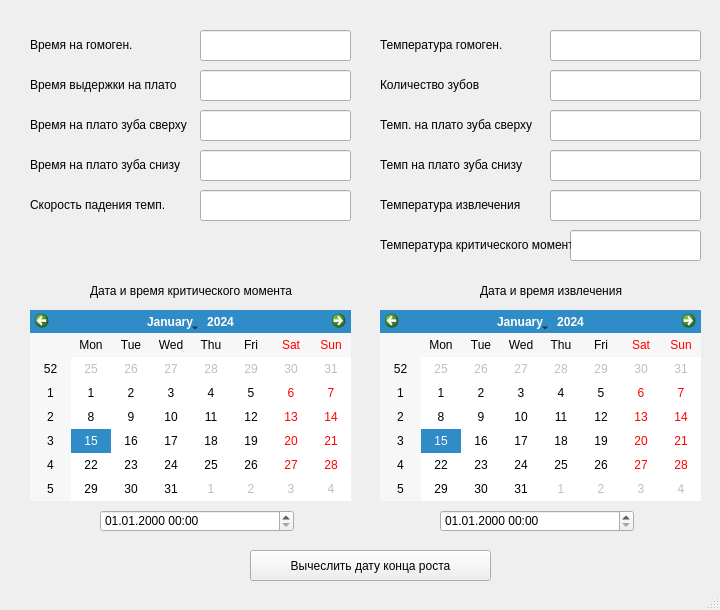
<?xml version="1.0" encoding="UTF-8"?>
<ui version="4.0">
 <class>MainWindow</class>
 <widget class="QMainWindow" name="MainWindow">
  <property name="geometry">
   <rect>
    <x>0</x>
    <y>0</y>
    <width>720</width>
    <height>610</height>
   </rect>
  </property>
  <property name="minimumSize">
   <size>
    <width>720</width>
    <height>610</height>
   </size>
  </property>
  <property name="maximumSize">
   <size>
    <width>720</width>
    <height>610</height>
   </size>
  </property>
  <property name="focusPolicy">
   <enum>Qt::WheelFocus</enum>
  </property>
  <property name="contextMenuPolicy">
   <enum>Qt::DefaultContextMenu</enum>
  </property>
  <property name="windowTitle">
   <string>Kristal</string>
  </property>
  <property name="iconSize">
   <size>
    <width>24</width>
    <height>24</height>
   </size>
  </property>
  <widget class="QWidget" name="centralwidget">
   <widget class="QLineEdit" name="lineEdit">
    <property name="geometry">
     <rect>
      <x>200</x>
      <y>30</y>
      <width>151</width>
      <height>31</height>
     </rect>
    </property>
   </widget>
   <widget class="QLineEdit" name="lineEdit_2">
    <property name="geometry">
     <rect>
      <x>200</x>
      <y>70</y>
      <width>151</width>
      <height>31</height>
     </rect>
    </property>
   </widget>
   <widget class="QLineEdit" name="lineEdit_3">
    <property name="geometry">
     <rect>
      <x>200</x>
      <y>110</y>
      <width>151</width>
      <height>31</height>
     </rect>
    </property>
   </widget>
   <widget class="QLineEdit" name="lineEdit_4">
    <property name="geometry">
     <rect>
      <x>200</x>
      <y>150</y>
      <width>151</width>
      <height>31</height>
     </rect>
    </property>
   </widget>
   <widget class="QLineEdit" name="lineEdit_5">
    <property name="geometry">
     <rect>
      <x>200</x>
      <y>190</y>
      <width>151</width>
      <height>31</height>
     </rect>
    </property>
   </widget>
   <widget class="QLabel" name="label">
    <property name="geometry">
     <rect>
      <x>30</x>
      <y>30</y>
      <width>111</width>
      <height>31</height>
     </rect>
    </property>
    <property name="focusPolicy">
     <enum>Qt::WheelFocus</enum>
    </property>
    <property name="text">
     <string>Время на гомоген.</string>
    </property>
    <property name="textFormat">
     <enum>Qt::AutoText</enum>
    </property>
   </widget>
   <widget class="QLabel" name="label_2">
    <property name="geometry">
     <rect>
      <x>30</x>
      <y>70</y>
      <width>151</width>
      <height>31</height>
     </rect>
    </property>
    <property name="focusPolicy">
     <enum>Qt::WheelFocus</enum>
    </property>
    <property name="text">
     <string>Время выдержки на плато</string>
    </property>
    <property name="textFormat">
     <enum>Qt::AutoText</enum>
    </property>
   </widget>
   <widget class="QLabel" name="label_3">
    <property name="geometry">
     <rect>
      <x>30</x>
      <y>110</y>
      <width>161</width>
      <height>31</height>
     </rect>
    </property>
    <property name="focusPolicy">
     <enum>Qt::WheelFocus</enum>
    </property>
    <property name="text">
     <string>Время на плато зуба сверху</string>
    </property>
    <property name="textFormat">
     <enum>Qt::AutoText</enum>
    </property>
   </widget>
   <widget class="QLabel" name="label_4">
    <property name="geometry">
     <rect>
      <x>30</x>
      <y>150</y>
      <width>151</width>
      <height>31</height>
     </rect>
    </property>
    <property name="focusPolicy">
     <enum>Qt::WheelFocus</enum>
    </property>
    <property name="text">
     <string>Время на плато зуба снизу</string>
    </property>
    <property name="textFormat">
     <enum>Qt::AutoText</enum>
    </property>
   </widget>
   <widget class="QLabel" name="label_5">
    <property name="geometry">
     <rect>
      <x>30</x>
      <y>190</y>
      <width>141</width>
      <height>31</height>
     </rect>
    </property>
    <property name="focusPolicy">
     <enum>Qt::WheelFocus</enum>
    </property>
    <property name="text">
     <string>Скорость падения темп.</string>
    </property>
    <property name="textFormat">
     <enum>Qt::AutoText</enum>
    </property>
   </widget>
   <widget class="QCalendarWidget" name="calendarWidget">
    <property name="geometry">
     <rect>
      <x>30</x>
      <y>310</y>
      <width>321</width>
      <height>191</height>
     </rect>
    </property>
   </widget>
   <widget class="QPushButton" name="pushButton">
    <property name="geometry">
     <rect>
      <x>250</x>
      <y>550</y>
      <width>241</width>
      <height>31</height>
     </rect>
    </property>
    <property name="text">
     <string>Вычеслить дату конца роста</string>
    </property>
   </widget>
   <widget class="QLineEdit" name="lineEdit_6">
    <property name="geometry">
     <rect>
      <x>550</x>
      <y>70</y>
      <width>151</width>
      <height>31</height>
     </rect>
    </property>
   </widget>
   <widget class="QLineEdit" name="lineEdit_7">
    <property name="geometry">
     <rect>
      <x>550</x>
      <y>30</y>
      <width>151</width>
      <height>31</height>
     </rect>
    </property>
   </widget>
   <widget class="QLabel" name="label_6">
    <property name="geometry">
     <rect>
      <x>380</x>
      <y>70</y>
      <width>171</width>
      <height>31</height>
     </rect>
    </property>
    <property name="focusPolicy">
     <enum>Qt::WheelFocus</enum>
    </property>
    <property name="text">
     <string>Количество зубов</string>
    </property>
    <property name="textFormat">
     <enum>Qt::AutoText</enum>
    </property>
   </widget>
   <widget class="QLabel" name="label_7">
    <property name="geometry">
     <rect>
      <x>380</x>
      <y>190</y>
      <width>141</width>
      <height>31</height>
     </rect>
    </property>
    <property name="focusPolicy">
     <enum>Qt::WheelFocus</enum>
    </property>
    <property name="text">
     <string>Температура извлечения</string>
    </property>
    <property name="textFormat">
     <enum>Qt::AutoText</enum>
    </property>
   </widget>
   <widget class="QLineEdit" name="lineEdit_8">
    <property name="geometry">
     <rect>
      <x>550</x>
      <y>190</y>
      <width>151</width>
      <height>31</height>
     </rect>
    </property>
   </widget>
   <widget class="QLabel" name="label_8">
    <property name="geometry">
     <rect>
      <x>380</x>
      <y>30</y>
      <width>161</width>
      <height>31</height>
     </rect>
    </property>
    <property name="focusPolicy">
     <enum>Qt::WheelFocus</enum>
    </property>
    <property name="text">
     <string>Температура гомоген.</string>
    </property>
    <property name="textFormat">
     <enum>Qt::AutoText</enum>
    </property>
   </widget>
   <widget class="QLineEdit" name="lineEdit_9">
    <property name="geometry">
     <rect>
      <x>550</x>
      <y>110</y>
      <width>151</width>
      <height>31</height>
     </rect>
    </property>
   </widget>
   <widget class="QLineEdit" name="lineEdit_10">
    <property name="geometry">
     <rect>
      <x>550</x>
      <y>150</y>
      <width>151</width>
      <height>31</height>
     </rect>
    </property>
   </widget>
   <widget class="QLabel" name="label_9">
    <property name="geometry">
     <rect>
      <x>380</x>
      <y>150</y>
      <width>151</width>
      <height>31</height>
     </rect>
    </property>
    <property name="focusPolicy">
     <enum>Qt::WheelFocus</enum>
    </property>
    <property name="text">
     <string>Темп на плато зуба снизу</string>
    </property>
    <property name="textFormat">
     <enum>Qt::AutoText</enum>
    </property>
   </widget>
   <widget class="QLabel" name="label_10">
    <property name="geometry">
     <rect>
      <x>380</x>
      <y>110</y>
      <width>161</width>
      <height>31</height>
     </rect>
    </property>
    <property name="focusPolicy">
     <enum>Qt::WheelFocus</enum>
    </property>
    <property name="text">
     <string>Темп. на плато зуба сверху</string>
    </property>
    <property name="textFormat">
     <enum>Qt::AutoText</enum>
    </property>
   </widget>
   <widget class="QLineEdit" name="lineEdit_11">
    <property name="geometry">
     <rect>
      <x>570</x>
      <y>230</y>
      <width>131</width>
      <height>31</height>
     </rect>
    </property>
   </widget>
   <widget class="QLabel" name="label_11">
    <property name="geometry">
     <rect>
      <x>380</x>
      <y>230</y>
      <width>191</width>
      <height>31</height>
     </rect>
    </property>
    <property name="focusPolicy">
     <enum>Qt::WheelFocus</enum>
    </property>
    <property name="text">
     <string>Температура критического момента</string>
    </property>
    <property name="textFormat">
     <enum>Qt::AutoText</enum>
    </property>
   </widget>
   <widget class="QCalendarWidget" name="calendarWidget_2">
    <property name="geometry">
     <rect>
      <x>380</x>
      <y>310</y>
      <width>321</width>
      <height>191</height>
     </rect>
    </property>
   </widget>
   <widget class="QLabel" name="label_12">
    <property name="geometry">
     <rect>
      <x>90</x>
      <y>280</y>
      <width>211</width>
      <height>21</height>
     </rect>
    </property>
    <property name="text">
     <string>Дата и время критического момента</string>
    </property>
   </widget>
   <widget class="QLabel" name="label_13">
    <property name="geometry">
     <rect>
      <x>480</x>
      <y>280</y>
      <width>151</width>
      <height>21</height>
     </rect>
    </property>
    <property name="text">
     <string>Дата и время извлечения</string>
    </property>
   </widget>
   <widget class="QDateTimeEdit" name="dateTimeEdit">
    <property name="geometry">
     <rect>
      <x>100</x>
      <y>510</y>
      <width>194</width>
      <height>22</height>
     </rect>
    </property>
    <property name="displayFormat">
     <string>dd.MM.yyyy HH:mm</string>
    </property>
   </widget>
   <widget class="QDateTimeEdit" name="dateTimeEdit_3">
    <property name="geometry">
     <rect>
      <x>440</x>
      <y>510</y>
      <width>194</width>
      <height>22</height>
     </rect>
    </property>
    <property name="displayFormat">
     <string>dd.MM.yyyy HH:mm</string>
    </property>
   </widget>
  </widget>
  <widget class="QMenuBar" name="menubar">
   <property name="geometry">
    <rect>
     <x>0</x>
     <y>0</y>
     <width>720</width>
     <height>21</height>
    </rect>
   </property>
  </widget>
  <widget class="QStatusBar" name="statusbar"/>
 </widget>
 <resources/>
 <connections/>
</ui>
